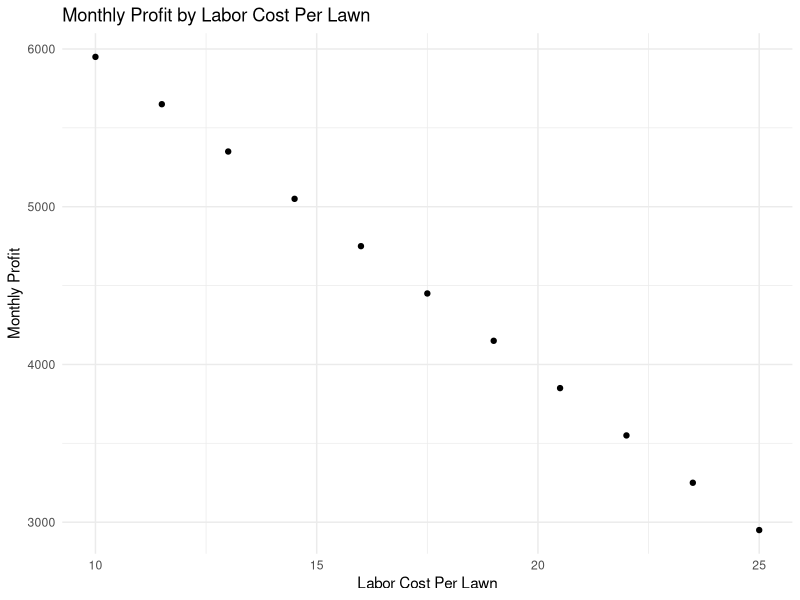
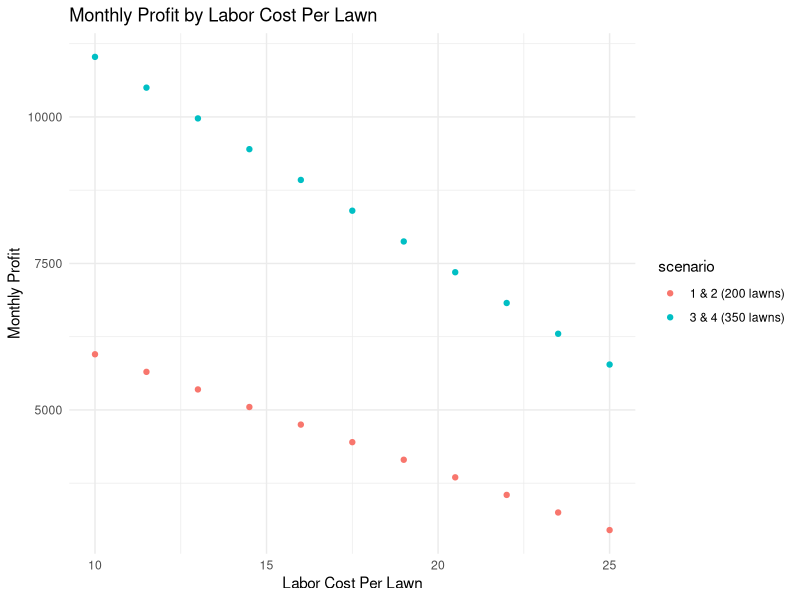

The R source for these figures, in order:
## ---- chunk 1
knitr::opts_chunk$set(echo = F, warning = F, message = F)
## ---- chunk 2
library(tidyverse)
library(magrittr)

# Function to calculate monthly profit with varying inputs
monthlyProfit <- function(lawnsPerMonth = 200, chiefHours = 1){
  pricePerLawn <- 50
  truckPaymentPerMonth <- 300
  mowers <- 3
  mowerPaymentPerMonth <- 100
  equipmentCost <- 2000
  equipmentLifeInMonths <- 20
  equipmentMaintPerMonth <- 100
  insurancePerMonth <- 300
  fuelGallonsPerLawn <- 1
  fuelCostPerGallon <- 3
  suppliesPerLawn <- 1.5
  advertPerMonth <- ifelse(lawnsPerMonth ==200,50,300)
  chiefHourlyRate <- 15
  staffHourlyRate <- 10
  
  laborExpensePerLawn <- (chiefHourlyRate *chiefHours) + (staffHourlyRate*1)
  revenuePerMonth <- pricePerLawn*lawnsPerMonth
  expensePerMonth <- sum(truckPaymentPerMonth
                         , mowers*mowerPaymentPerMonth
                         , equipmentCost/equipmentLifeInMonths
                         , equipmentMaintPerMonth
                         , insurancePerMonth
                         , fuelGallonsPerLawn*fuelCostPerGallon*lawnsPerMonth
                         , suppliesPerLawn*lawnsPerMonth
                         , advertPerMonth
                         , laborExpensePerLawn*lawnsPerMonth
  )
  incomePerMonth <- revenuePerMonth - expensePerMonth
  incomePerLawn <- incomePerMonth / lawnsPerMonth
  
  returnList <- list(incomePerMonth = incomePerMonth
                     , laborExpensePerLawn = laborExpensePerLawn
                     , incomePerLawn = incomePerLawn)
  return(returnList)
}
## ---- chunk 3
# Profit calculations based on different amounts of hours worked
allProfit <- data.frame()
for(ch in seq(0,1,.1)){
  mp <- monthlyProfit(lawnsPerMonth = 200, chiefHours = ch)
  tdf <- data.frame(laborExpensePerLawn = mp$laborExpensePerLawn
                    , monthlyProfit = mp$incomePerMonth)
  allProfit %<>% bind_rows(tdf)
  
}

# Plot
ggplot(allProfit, aes(x = laborExpensePerLawn, y = monthlyProfit)) +
  geom_point() +
  theme_minimal() +
  labs(title = 'Monthly Profit by Labor Cost Per Lawn'
       , x = 'Labor Cost Per Lawn'
       , y = 'Monthly Profit')
## ---- chunk 4
# Profit calculations based on different amounts of hours worked
allProfit$scenario <- '1 & 2 (200 lawns)'
for(ch in seq(0,1,.1)){
  mp <- monthlyProfit(lawnsPerMonth = 350, chiefHours = ch)
  tdf <- data.frame(laborExpensePerLawn = mp$laborExpensePerLawn
                    , monthlyProfit = mp$incomePerMonth
                    , scenario = '3 & 4 (350 lawns)')
  allProfit %<>% bind_rows(tdf)
  
}

# Plot
ggplot(allProfit, aes(x = laborExpensePerLawn, y = monthlyProfit)) +
  geom_point(aes(color = scenario)) +
  theme_minimal() +
  labs(title = 'Monthly Profit by Labor Cost Per Lawn'
       , x = 'Labor Cost Per Lawn'
       , y = 'Monthly Profit')
